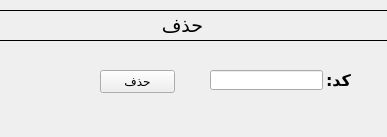
<?xml version="1.0" encoding="UTF-8"?>
<ui version="4.0">
 <class>deletwrt</class>
 <widget class="QWidget" name="deletwrt">
  <property name="geometry">
   <rect>
    <x>0</x>
    <y>0</y>
    <width>387</width>
    <height>137</height>
   </rect>
  </property>
  <property name="windowTitle">
   <string>Form</string>
  </property>
  <widget class="QLabel" name="label">
   <property name="geometry">
    <rect>
     <x>270</x>
     <y>70</y>
     <width>81</width>
     <height>20</height>
    </rect>
   </property>
   <property name="font">
    <font>
     <family>B Nazanin</family>
     <pointsize>12</pointsize>
     <weight>75</weight>
     <bold>true</bold>
    </font>
   </property>
   <property name="text">
    <string>کد:</string>
   </property>
  </widget>
  <widget class="QFrame" name="frame">
   <property name="geometry">
    <rect>
     <x>-330</x>
     <y>10</y>
     <width>831</width>
     <height>31</height>
    </rect>
   </property>
   <property name="frameShape">
    <enum>QFrame::Box</enum>
   </property>
   <property name="frameShadow">
    <enum>QFrame::Plain</enum>
   </property>
   <widget class="QLabel" name="label_3">
    <property name="geometry">
     <rect>
      <x>430</x>
      <y>0</y>
      <width>171</width>
      <height>31</height>
     </rect>
    </property>
    <property name="font">
     <font>
      <family>B Yekan</family>
      <pointsize>12</pointsize>
      <weight>75</weight>
      <bold>true</bold>
     </font>
    </property>
    <property name="text">
     <string>&lt;html&gt;&lt;head/&gt;&lt;body&gt;&lt;p align=&quot;center&quot;&gt;&lt;span style=&quot; font-size:14pt; font-weight:400; color:#000000;&quot;&gt;حذف &lt;/span&gt;&lt;/p&gt;&lt;/body&gt;&lt;/html&gt;</string>
    </property>
   </widget>
  </widget>
  <widget class="QLineEdit" name="lineEdit">
   <property name="geometry">
    <rect>
     <x>210</x>
     <y>70</y>
     <width>113</width>
     <height>20</height>
    </rect>
   </property>
  </widget>
  <widget class="QPushButton" name="pushButton">
   <property name="geometry">
    <rect>
     <x>100</x>
     <y>70</y>
     <width>75</width>
     <height>23</height>
    </rect>
   </property>
   <property name="text">
    <string>حذف</string>
   </property>
  </widget>
 </widget>
 <resources/>
 <connections/>
</ui>
